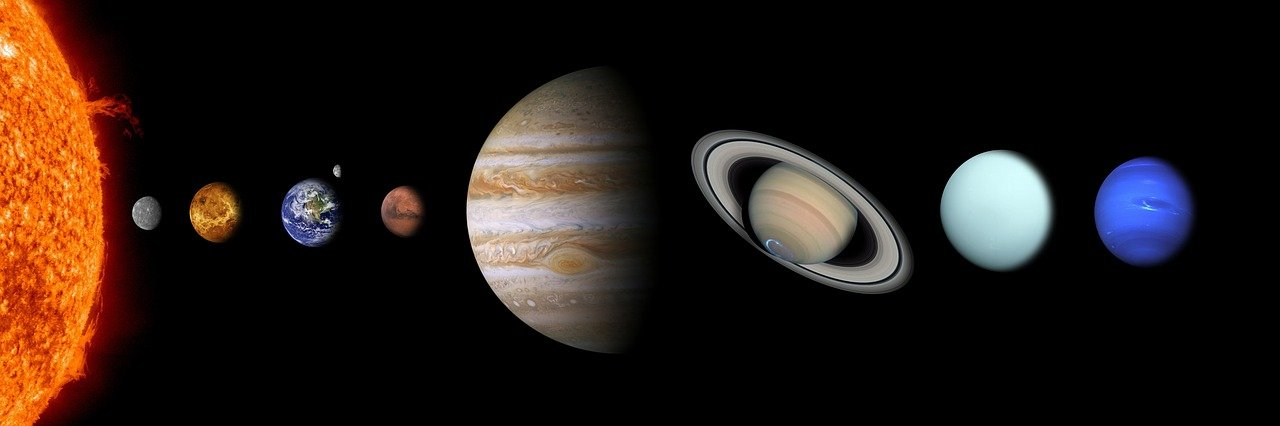
#> input picture project 104/solar-system.jpg, 1280 x 426 px
$ python solar_planets.py
#> lines starting #> are read from the running program, lines starting #| are printed output that depends on the picture; after the words box and inside, x2 and y2 are one past the last pixel; in counts of white or black regions, pixels touching at a corner belong together
import cv2
img= cv2.imread("solar-system.jpg")
#> img is the input picture: shape (426, 1280, 3); mean B, G, R 20.5, 25.8, 36.5

cv2.putText(img,
           "Sun",
           (20, 300),
           fontFace=cv2.FONT_HERSHEY_COMPLEX_SMALL,
           fontScale=2,
           color=(255,255,255)
           )

cv2.putText(img,
           "Mercury",
           (100, 260),
           fontFace=cv2.FONT_HERSHEY_COMPLEX_SMALL,
           fontScale=0.8,
           color=(255,255,255)
           )
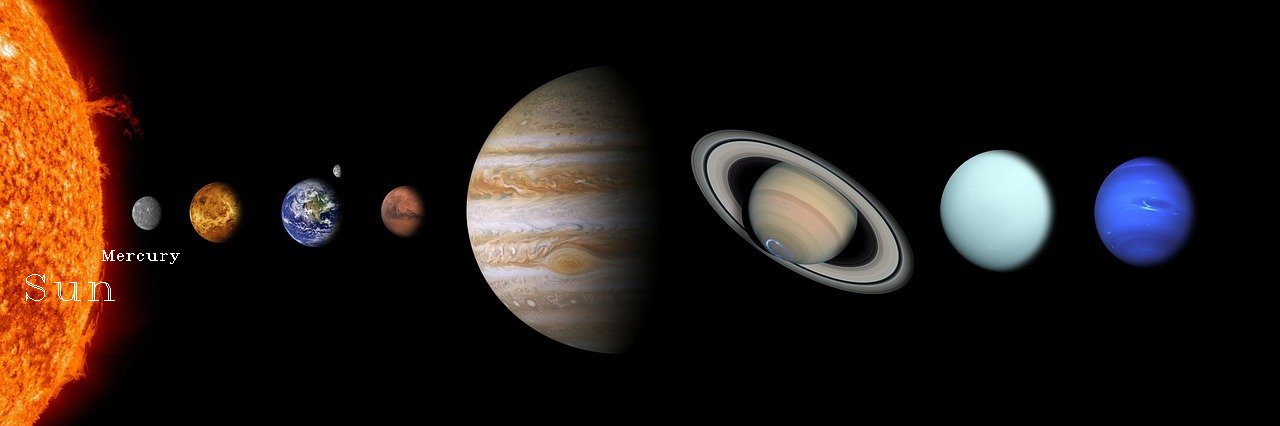
#> img: shape (426, 1280, 3); mean B, G, R 20.7, 26, 36.7

cv2.putText(img,
           "Venus",
           (200, 260),
           fontFace=cv2.FONT_HERSHEY_COMPLEX_SMALL,
           fontScale=0.8,
           color=(255,255,255)
           )
#> img: shape (426, 1280, 3); 0.03% of pixels changed, all inside (x1, y1, x2, y2) = (200, 250, 257, 261)

cv2.putText(img,
           "Earth",
           (300, 270),
           fontFace=cv2.FONT_HERSHEY_COMPLEX_SMALL,
           fontScale=0.8,
           color=(255,255,255)
           )
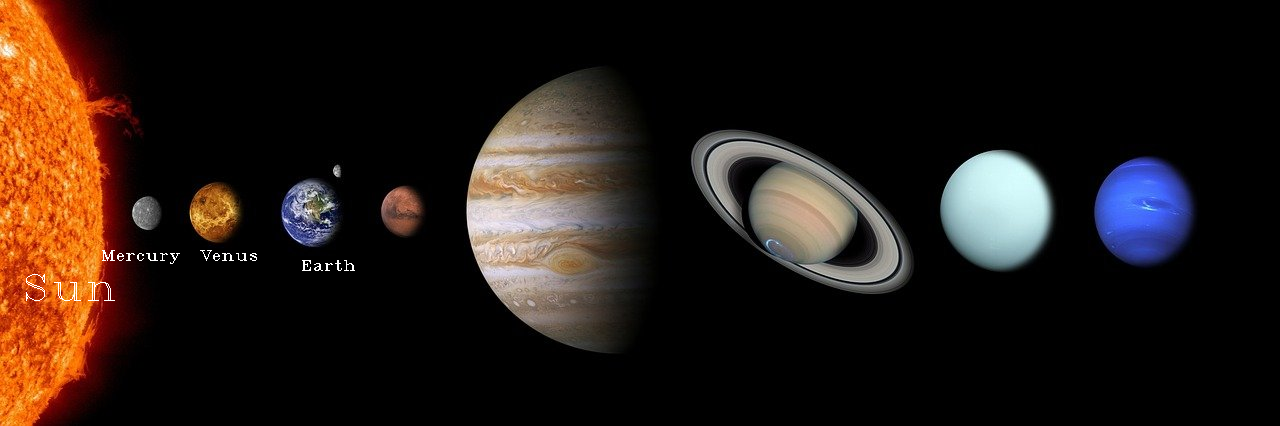
#> img: shape (426, 1280, 3); mean B, G, R 20.9, 26.1, 36.8

cv2.putText(img,
           "Mars",
           (400, 260),
           fontFace=cv2.FONT_HERSHEY_COMPLEX_SMALL,
           fontScale=0.8,
           color=(255,255,255)
           )
#> img: shape (426, 1280, 3); 0.03% of pixels changed, all inside (x1, y1, x2, y2) = (402, 250, 446, 261)

cv2.putText(img,
           "Jupitar",
           (550, 390),
           fontFace=cv2.FONT_HERSHEY_COMPLEX_SMALL,
           fontScale=0.8,
           color=(255,255,255)
           )
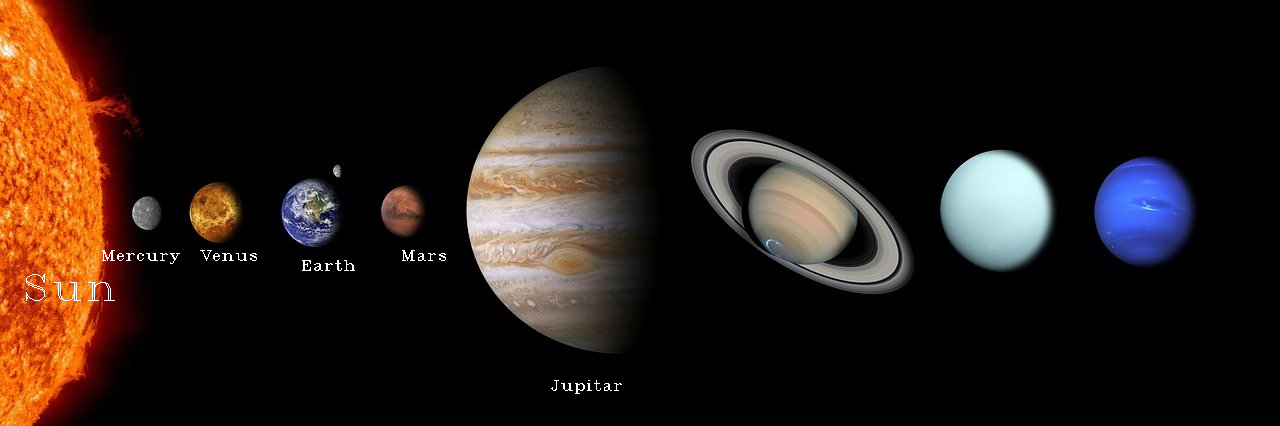
#> img: shape (426, 1280, 3); mean B, G, R 21, 26.3, 37

cv2.putText(img,
           "Saturn",
           (800, 310),
           fontFace=cv2.FONT_HERSHEY_COMPLEX_SMALL,
           fontScale=0.8,
           color=(255,255,255)
           )
#> img: shape (426, 1280, 3); 0.04% of pixels changed, all inside (x1, y1, x2, y2) = (802, 300, 869, 311)

cv2.putText(img,
           "Uranus",
           (950, 320),
           fontFace=cv2.FONT_HERSHEY_COMPLEX_SMALL,
           fontScale=0.8,
           color=(255,255,255)
           )

cv2.putText(img,
           "Neptune",
           (1100, 300),
           fontFace=cv2.FONT_HERSHEY_COMPLEX_SMALL,
           fontScale=0.8,
           color=(255,255,255)
           )

cv2.putText(img,
          "~~THE SOLAR SYSTEM~~",
           (400, 30),
           fontFace=cv2.FONT_HERSHEY_COMPLEX_SMALL,
           fontScale=2,
           color=(0,100,100)
           )
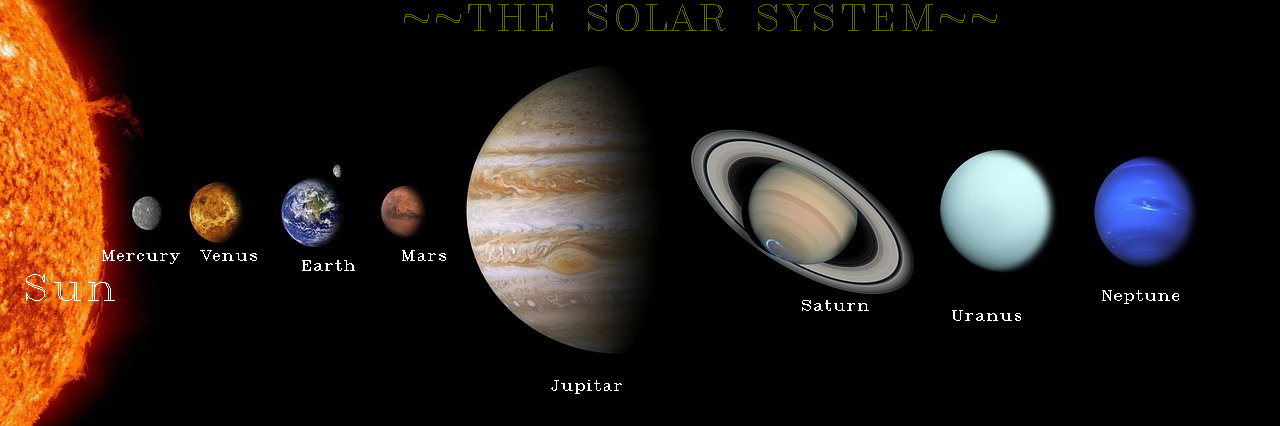
#> img: shape (426, 1280, 3); mean B, G, R 21.3, 27, 37.6

cv2.imwrite("Solar-system_with_name.jpg",img)

cv2.imshow("output",img)


cv2.waitKey(0)
